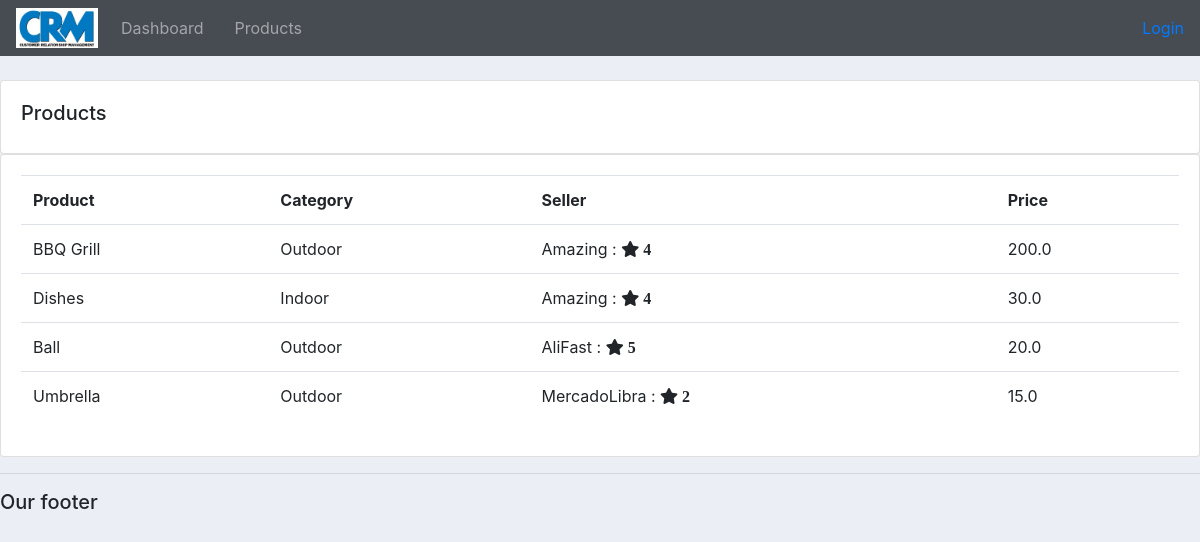
Screenshot of /products/ with the database file from the repository.
### accounts/models.py (models this page shows, shortened)
class Product(models.Model):
    CATEGORY = (
        ('Indoor', 'Indoor'),
        ('Outdoor', 'Outdoor')
    )
    seller = models.ForeignKey(Seller, null=True, on_delete=models.CASCADE)
    name = models.CharField(max_length=64, null=True)
    price = models.FloatField(null=True)
    category = models.CharField(max_length=64, null=True, choices=CATEGORY)
    description = models.CharField(max_length=200, null=True, blank=True)
    date_created = models.DateTimeField(auto_now_add=True, null=True)
    tags = models.ManyToManyField(Tag)

class Seller(models.Model):
    name = models.CharField(max_length=64)
    rating = models.IntegerField(null=True)
    def __str__(self):
        return self.name

### accounts/views.py (the view)
# urls.py: path('products/', views.products, name="products"),
def products(request):
    products = Product.objects.all()
    return render(request, 'accounts/products.html',{'products':products})

### accounts/templates/accounts/products.html
{% extends "accounts/main.html" %}
{% block content %}
  <br>
  <div class="row">
    <div class="col-md">
      <div class="card card-body">
        <h5>Products</h5>
      </div>
      <div class="card card-body">
        <table class="table">
          <tr>
            <th>Product</th>
            <th>Category</th>
            <th>Seller</th>
            <th>Price</th>
          </tr>
          {% for i in products  %}
            <tr>
              <td>{{i.name}}</td>
              <td>{{i.category}}</td>
              <td>{{i.seller}} : <i class="fa fa-star" aria-hidden="true"> {{i.seller.rating}}</i></td>
              <td>{{i.price}}</td>
            </tr>
          {% endfor %}
        </table>
      </div>
    </div>
  </div>
{% endblock %}

### static/css/main.css (style rules this page uses)
body { background-color: #ebeff5; }

### rows the page displays
Product: name "BBQ Grill", category "Outdoor", seller "Amazing", seller.rating "4", price "200.0"
Product: name "Dishes", category "Indoor", seller "Amazing", seller.rating "4", price "30.0"
Product: name "Ball", category "Outdoor", seller "AliFast", seller.rating "5", price "20.0"
Product: name "Umbrella", category "Outdoor", seller "MercadoLibra", seller.rating "2", price "15.0"
